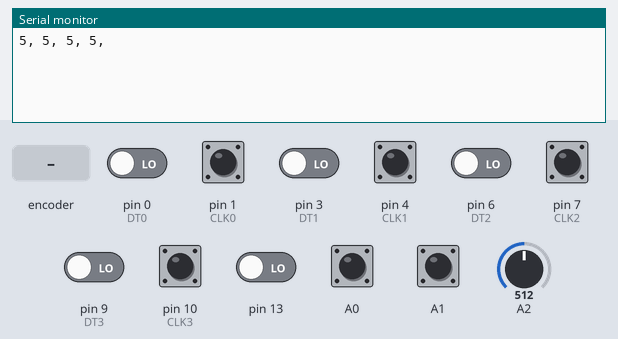
Simulated run of this sketch. Board: Teensy 4. Parts: the last lines printed to the serial monitor. Inputs (shaded band) come from the test bench; at power-on: pin 1 (CLK0), pin 4 (CLK1), pin 7 (CLK2), pin 10 (CLK3) HIGH, A0, A1, pin 0 (DT0), pin 3 (DT1), pin 6 (DT2), pin 9 (DT3), pin 13 LOW, A2 = 512.

Above: at 1.2 s.
1.3 s: A0 pulled HIGH for 0.15 s
At 2.0 s:
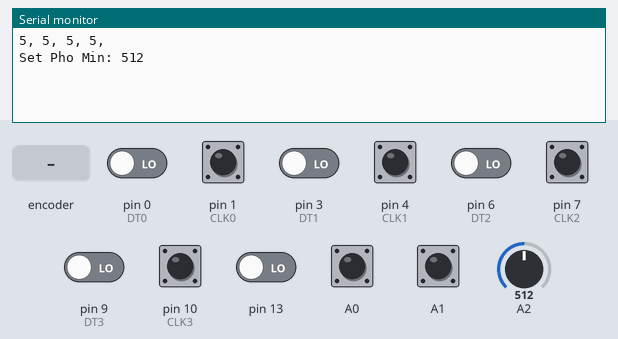
2.9 s: A1 pulled HIGH for 0.15 s
At 4.1 s:
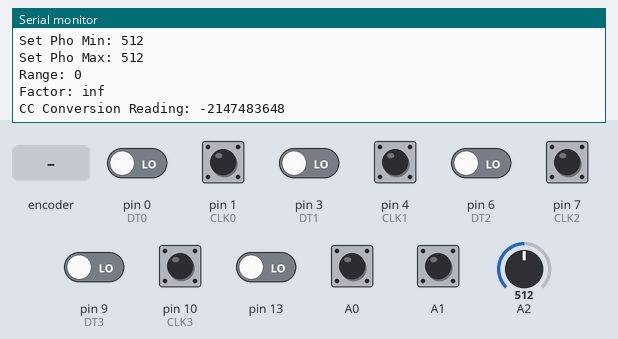
4.5 s: rotary encoder on pin 1 (CLK0) / pin 0 (DT0) turned 1 step (first pin leading)
At 5.1 s:
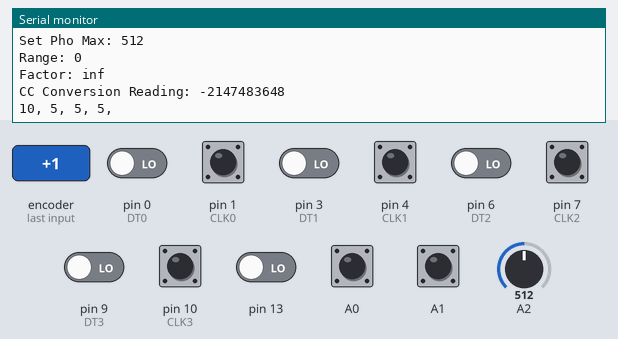
6.2 s: rotary encoder on pin 1 (CLK0) / pin 0 (DT0) turned 1 step (first pin leading)
At 7.5 s:
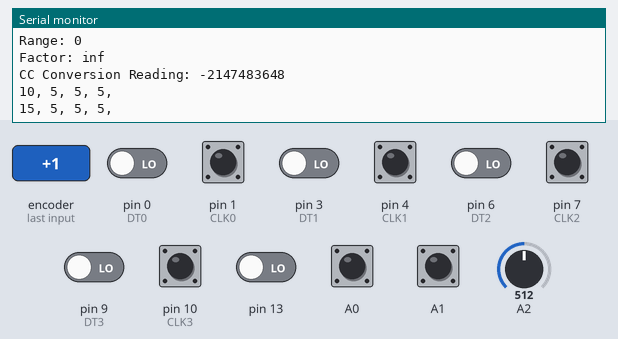

The sketch:

TeensyMidiController.ino
```cpp
// Rotary Encoder Inputs
#define CLK0 1
#define DT0 0
#define CLK1 4
#define DT1 3
#define CLK2 7
#define DT2 6
#define CLK3 10
#define DT3 9

int counter = 0;
int currentStateCLK;
int lastStateCLK;
unsigned long lastButtonPress = 0;

int CLKA[4] = {CLK0,CLK1,CLK2,CLK3};
int DTA[4] =  {DT0,DT1,DT2,DT3};

int lastCLKstate[4] = {0,0,0,0};
int state[4] = {0,0,0,0};

int lastState[4] = {0,0,0,0};

int valState[4] = {0,0,0,0};

int jumpVal = 5;

int lastBtnState[3] = {0,0,0};

bool testNote = false;
bool lastTestNote = true;

int phoMin = 0;
int phoMax = 1023;

void setup() {

  // Set encoder pins as inputs
  pinMode(CLK0,INPUT);
  pinMode(DT0,INPUT);
  pinMode(CLK1,INPUT);
  pinMode(DT1,INPUT);
  pinMode(CLK2,INPUT);
  pinMode(DT2,INPUT);
  pinMode(CLK3,INPUT);
  pinMode(DT3,INPUT);

  pinMode(13, INPUT);
  pinMode(14, INPUT);
  pinMode(15, INPUT);

  // Setup Serial Monitor
  Serial.begin(9600);

  // Read the initial state of CLK
  //lastStateCLK = digitalRead(CLK);
}

void loop() {
  checkKnob(0);
  checkKnob(1);
  checkKnob(2);
  checkKnob(3);

  bool comparison = compareState();
  bool isEmpty = emptyState();
  if(comparison && !isEmpty){
    for(int i = 0; i < 4; i++)
    {
      Serial.print(String(valState[i]) + ", ");
      sendChange(i);
    }
    Serial.println("");
  }
  copyState();

  btn1Action();
  btn2Action();
  btn3Action();

  phoAction();

  // Put in a slight delay to help debounce the reading
  delay(1);
}

void setValState(int num, int val){
  val = val * jumpVal;
  if(valState[num] + val > 127){
    valState[num] = 127;
  }
  else if(valState[num] + val < 0){
    valState[num] = 0;
  }
  else{
    valState[num] += val;
  }
}

void sendChange(int num){
  int cc = num + 1;
  if (state[num] != lastState[num]){
    usbMIDI.sendControlChange(cc, valState[num], 1);
  }
}

void checkKnob(int num){

  int currentDir =0;

  int lastStateCLK = lastCLKstate[num];

  int CLK = CLKA[num];
  int DT = DTA[num];

  int currentStateCLK = digitalRead(CLK);

  // If last and current state of CLK are different, then pulse occurred
  // React to only 1 state change to avoid double count
  if (currentStateCLK != lastStateCLK  && currentStateCLK == 1){

    // If the DT state is different than the CLK state then
    // the encoder is rotating CCW so decrement
    if (digitalRead(DT) != currentStateCLK) {
      //counter --;
      currentDir =1;
    } else {
      // Encoder is rotating CW so increment
      //counter ++;
      currentDir =-1;
    }
  }
  else{
    currentDir = 0;
  }
  // Return direction and current state
  state[num] = currentDir;
  lastCLKstate[num] = currentStateCLK;
  setValState(num, currentDir);
}

bool compareState(){
  for(int i=0;i<4;i++){
    if(lastState[i] != state[i]){
      return true;
    }
  }
  return false;
}

bool emptyState(){
  for(int i=0;i<4;i++){
    if(state[i] != 0){
      return false;
    }
  }
  return true;
}

void copyState(){
  for(int i=0;i<4;i++){
    lastState[i] = state[i];
  }
}

int analogToMidi(int aRead, int minV = 0, int maxV = 1023){
  int reading = analogRead(aRead);
  if(reading < minV){
    reading = minV;
  }
  if(reading > maxV){
    reading = maxV;
  }
  reading = reading - minV;
  int range = maxV - minV;
  float factor = 127.00 / float(range);
  //Serial.println(factor);
  //Serial.println(reading * factor);
  return reading *  factor;
}


void btn1Action(){
  int btn = digitalRead(13);
  if(btn==1 && lastBtnState[0] != btn){
    testNote = !testNote;
    if(testNote == true){
      usbMIDI.sendNoteOn(60, 127, 1);
    }else{
      usbMIDI.sendNoteOff(60, 0, 1);
    }
    delay(5);//debounce hack
  }
  lastBtnState[0] = btn;
}

void btn2Action(){
  int btn = digitalRead(14);

  if(btn==1 && lastBtnState[1] != btn){
    phoMin = analogRead(16);
    Serial.print("Set Pho Min: ");
    Serial.println( phoMin);
    delay(5);//debounce hack
  }
  lastBtnState[1] = btn;
}
void btn3Action(){
  int btn = digitalRead(15);
  if(btn==1 && lastBtnState[2] != btn){
    phoMax = analogRead(16);
    Serial.print("Set Pho Max: ");
    Serial.println( phoMax);
    Serial.print("Range: ");
    Serial.println(phoMax - phoMin);
    Serial.print("Factor: ");
    Serial.println(127.00 / (float(phoMax) - float(phoMin)));
    int reading = analogToMidi(16, phoMin, phoMax);
    Serial.print("CC Conversion Reading: ");
    Serial.println(reading);
    delay(5);//debounce hack
  }
  lastBtnState[2] = btn;
}

void phoAction(){
  int mPho = analogToMidi(16, phoMin, phoMax);
  usbMIDI.sendControlChange(5, mPho, 1);
}
```

Measured:
- after the input at 1.3 s, the serial monitor: prints a new line at once (image 1)
- after the input at 2.9 s, the serial monitor: prints a new line at once (image 2)
- after the input at 4.5 s, the serial monitor: prints a new line after 0.05 s (image 3)
- after the input at 6.2 s, the serial monitor: prints a new line after 0.05 s (image 4)
